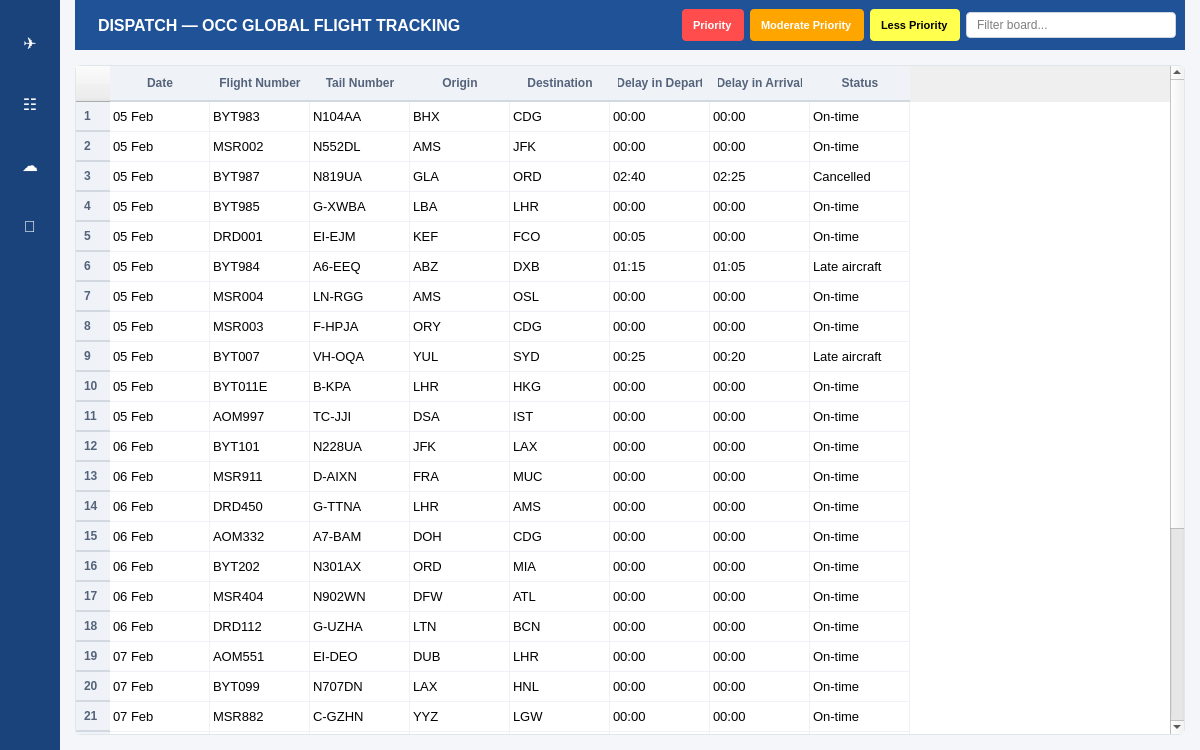
<?xml version="1.0" encoding="UTF-8"?>
<ui version="4.0">
 <class>MainWindow</class>
 <widget class="QMainWindow" name="MainWindow">
  <property name="geometry">
   <rect>
    <x>0</x>
    <y>0</y>
    <width>1200</width>
    <height>750</height>
   </rect>
  </property>
  <property name="windowTitle">
   <string>Skybook OCC Dispatch Dashboard</string>
  </property>
  <property name="styleSheet">
   <string notr="true">
    QMainWindow {
        background-color: #f4f6f9;
    }
    #sidebarFrame {
        background-color: #1a437c;
        border: none;
    }
    QToolButton {
        color: white;
        background: transparent;
        border: none;
        padding: 12px;
        font-size: 16px;
    }
    QToolButton:hover {
        background-color: #245ba3;
        border-radius: 4px;
    }
    #headerFrame {
        background-color: #1f5296;
        border: none;
    }
    #dispatchLabel {
        color: white;
        font-weight: bold;
        font-size: 16px;
        padding-left: 10px;
    }
    #searchBar {
        background-color: white;
        border: 1px solid #ccd4e0;
        border-radius: 4px;
        padding: 4px 8px;
    }
    QTableWidget {
        background-color: white;
        border: 1px solid #e1e6eb;
        gridline-color: #eef2f7;
        border-radius: 6px;
        font-size: 13px;
    }
    QHeaderView::section {
        background-color: #eff3f8;
        color: #55637a;
        padding: 8px;
        font-weight: bold;
        border: none;
        border-bottom: 2px solid #d2d9e1;
    }
   </string>
  </property>
  <widget class="QWidget" name="centralwidget">
   <layout class="QHBoxLayout" name="mainHorizontalLayout">
    <property name="spacing">
     <number>0</number>
    </property>
    <property name="leftMargin">
     <number>0</number>
    </property>
    <property name="topMargin">
     <number>0</number>
    </property>
    <property name="rightMargin">
     <number>0</number>
    </property>
    <property name="bottomMargin">
     <number>0</number>
    </property>
    <item>
     <!-- Left Sidebar Panel -->
     <widget class="QFrame" name="sidebarFrame">
      <property name="minimumSize">
       <size>
        <width>60</width>
        <height>0</height>
       </size>
      </property>
      <property name="maximumSize">
       <size>
        <width>60</width>
        <height>16777215</height>
       </size>
      </property>
      <layout class="QVBoxLayout" name="sidebarLayout">
       <property name="spacing">
        <number>15</number>
       </property>
       <property name="topMargin">
        <number>20</number>
       </property>
       <item>
        <widget class="QToolButton" name="btnPlane">
         <property name="text">
          <string>✈</string>
         </property>
        </widget>
       </item>
       <item>
        <widget class="QToolButton" name="btnGrid">
         <property name="text">
          <string>☷</string>
         </property>
        </widget>
       </item>
       <item>
        <widget class="QToolButton" name="btnWeather">
         <property name="text">
          <string>☁</string>
         </property>
        </widget>
       </item>
       <item>
        <widget class="QToolButton" name="btnPin">
         <property name="text">
          <string>📌</string>
         </property>
        </widget>
       </item>
       <item>
        <spacer name="sidebarSpacer">
         <property name="orientation">
          <enum>Qt::Vertical</enum>
         </property>
         <property name="sizeHint" stdset="0">
          <size>
           <width>20</width>
           <height>40</height>
          </size>
         </property>
        </spacer>
       </item>
      </layout>
     </widget>
    </item>
    <item>
     <!-- Right Main Content Panel -->
     <layout class="QVBoxLayout" name="contentVerticalLayout">
      <property name="spacing">
       <number>15</number>
      </property>
      <property name="leftMargin">
       <number>15</number>
      </property>
      <property name="topMargin">
       <number>0</number>
      </property>
      <property name="rightMargin">
       <number>15</number>
      </property>
      <property name="bottomMargin">
       <number>15</number>
      </property>
      <item>
       <!-- Top Navigation Header -->
       <widget class="QFrame" name="headerFrame">
        <property name="minimumSize">
         <size>
          <width>0</width>
          <height>50</height>
         </size>
        </property>
        <property name="maximumSize">
         <size>
          <width>16777215</width>
          <height>50</height>
         </size>
        </property>
        <layout class="QHBoxLayout" name="headerLayout">
         <item>
          <widget class="QLabel" name="dispatchLabel">
           <property name="text">
            <string>DISPATCH — OCC GLOBAL FLIGHT TRACKING</string>
           </property>
          </widget>
         </item>
         <item>
          <spacer name="headerSpacer">
           <property name="orientation">
            <enum>Qt::Horizontal</enum>
           </property>
           <property name="sizeHint" stdset="0">
            <size>
             <width>40</width>
             <height>20</height>
            </size>
           </property>
          </spacer>
         </item>
         <!-- Color Legends Top Right Corner -->
         <item>
          <widget class="QLabel" name="lblRedPriority">
           <property name="styleSheet">
            <string notr="true">background-color: #ff4d4d; color: white; padding: 4px 8px; font-weight: bold; border-radius: 4px; font-size: 11px;</string>
           </property>
           <property name="text">
            <string>Priority</string>
           </property>
          </widget>
         </item>
         <item>
          <widget class="QLabel" name="lblOrangePriority">
           <property name="styleSheet">
            <string notr="true">background-color: #ffa500; color: white; padding: 4px 8px; font-weight: bold; border-radius: 4px; font-size: 11px;</string>
           </property>
           <property name="text">
            <string>Moderate Priority</string>
           </property>
          </widget>
         </item>
         <item>
          <widget class="QLabel" name="lblYellowPriority">
           <property name="styleSheet">
            <string notr="true">background-color: #ffff4d; color: black; padding: 4px 8px; font-weight: bold; border-radius: 4px; font-size: 11px;</string>
           </property>
           <property name="text">
            <string>Less Priority</string>
           </property>
          </widget>
         </item>
         <item>
          <widget class="QLineEdit" name="searchBar">
           <property name="minimumSize">
            <size>
             <width>180</width>
             <height>0</height>
            </size>
           </property>
           <property name="placeholderText">
            <string>Filter board...</string>
           </property>
          </widget>
         </item>
        </layout>
       </widget>
      </item>
      <item>
       <!-- Main Flight Status Table Widget (8 Columns, 30 Rows) -->
       <widget class="QTableWidget" name="flightTable">
        <property name="rowCount">
         <number>30</number>
        </property>
        <column>
         <property name="text">
          <string>Date</string>
         </property>
        </column>
        <column>
         <property name="text">
          <string>Flight Number</string>
         </property>
        </column>
        <column>
         <property name="text">
          <string>Tail Number</string>
         </property>
        </column>
        <column>
         <property name="text">
          <string>Origin</string>
         </property>
        </column>
        <column>
         <property name="text">
          <string>Destination</string>
         </property>
        </column>
        <column>
         <property name="text">
          <string>Delay in Depart</string>
         </property>
        </column>
        <column>
         <property name="text">
          <string>Delay in Arrival</string>
         </property>
        </column>
        <column>
         <property name="text">
          <string>Status</string>
         </property>
        </column>
        
        <!-- Row 0 -->
        <row/>
        <item row="0" column="0"><property name="text"><string>05 Feb</string></property></item>
        <item row="0" column="1"><property name="text"><string>BYT983</string></property></item>
        <item row="0" column="2"><property name="text"><string>N104AA</string></property></item>
        <item row="0" column="3"><property name="text"><string>BHX</string></property></item>
        <item row="0" column="4"><property name="text"><string>CDG</string></property></item>
        <item row="0" column="5"><property name="text"><string>00:00</string></property></item>
        <item row="0" column="6"><property name="text"><string>00:00</string></property></item>
        <item row="0" column="7">
         <property name="text"><string>On-time</string></property>
         <property name="foreground"><color><red>34</red><green>139</green><blue>34</blue></color></property>
        </item>
        
        <!-- Row 1 -->
        <row/>
        <item row="1" column="0"><property name="text"><string>05 Feb</string></property></item>
        <item row="1" column="1"><property name="text"><string>MSR002</string></property></item>
        <item row="1" column="2"><property name="text"><string>N552DL</string></property></item>
        <item row="1" column="3"><property name="text"><string>AMS</string></property></item>
        <item row="1" column="4"><property name="text"><string>JFK</string></property></item>
        <item row="1" column="5"><property name="text"><string>00:00</string></property></item>
        <item row="1" column="6"><property name="text"><string>00:00</string></property></item>
        <item row="1" column="7">
         <property name="text"><string>On-time</string></property>
         <property name="foreground"><color><red>34</red><green>139</green><blue>34</blue></color></property>
        </item>
        
        <!-- Row 2: ENTIRE ROW RED HIGHLIGHT -->
        <row/>
        <item row="2" column="0"><property name="text"><string>05 Feb</string></property><property name="background"><color><red>255</red><green>77</green><blue>77</blue></color></property></item>
        <item row="2" column="1"><property name="text"><string>BYT987</string></property><property name="background"><color><red>255</red><green>77</green><blue>77</blue></color></property></item>
        <item row="2" column="2"><property name="text"><string>N819UA</string></property><property name="background"><color><red>255</red><green>77</green><blue>77</blue></color></property></item>
        <item row="2" column="3"><property name="text"><string>GLA</string></property><property name="background"><color><red>255</red><green>77</green><blue>77</blue></color></property></item>
        <item row="2" column="4"><property name="text"><string>ORD</string></property><property name="background"><color><red>255</red><green>77</green><blue>77</blue></color></property></item>
        <item row="2" column="5"><property name="text"><string>02:40</string></property><property name="background"><color><red>255</red><green>77</green><blue>77</blue></color></property></item>
        <item row="2" column="6"><property name="text"><string>02:25</string></property><property name="background"><color><red>255</red><green>77</green><blue>77</blue></color></property></item>
        <item row="2" column="7"><property name="text"><string>Cancelled</string></property><property name="background"><color><red>255</red><green>77</green><blue>77</blue></color></property></item>
        
        <!-- Row 3 -->
        <row/>
        <item row="3" column="0"><property name="text"><string>05 Feb</string></property></item>
        <item row="3" column="1"><property name="text"><string>BYT985</string></property></item>
        <item row="3" column="2"><property name="text"><string>G-XWBA</string></property></item>
        <item row="3" column="3"><property name="text"><string>LBA</string></property></item>
        <item row="3" column="4"><property name="text"><string>LHR</string></property></item>
        <item row="3" column="5"><property name="text"><string>00:00</string></property></item>
        <item row="3" column="6"><property name="text"><string>00:00</string></property></item>
        <item row="3" column="7">
         <property name="text"><string>On-time</string></property>
         <property name="foreground"><color><red>34</red><green>139</green><blue>34</blue></color></property>
        </item>
        
        <!-- Row 4 -->
        <row/>
        <item row="4" column="0"><property name="text"><string>05 Feb</string></property></item>
        <item row="4" column="1"><property name="text"><string>DRD001</string></property></item>
        <item row="4" column="2"><property name="text"><string>EI-EJM</string></property></item>
        <item row="4" column="3"><property name="text"><string>KEF</string></property></item>
        <item row="4" column="4"><property name="text"><string>FCO</string></property></item>
        <item row="4" column="5"><property name="text"><string>00:05</string></property></item>
        <item row="4" column="6"><property name="text"><string>00:00</string></property></item>
        <item row="4" column="7">
         <property name="text"><string>On-time</string></property>
         <property name="foreground"><color><red>34</red><green>139</green><blue>34</blue></color></property>
        </item>
        
        <!-- Row 5: ENTIRE ROW ORANGE HIGHLIGHT -->
        <row/>
        <item row="5" column="0"><property name="text"><string>05 Feb</string></property><property name="background"><color><red>255</red><green>165</green><blue>0</blue></color></property></item>
        <item row="5" column="1"><property name="text"><string>BYT984</string></property><property name="background"><color><red>255</red><green>165</green><blue>0</blue></color></property></item>
        <item row="5" column="2"><property name="text"><string>A6-EEQ</string></property><property name="background"><color><red>255</red><green>165</green><blue>0</blue></color></property></item>
        <item row="5" column="3"><property name="text"><string>ABZ</string></property><property name="background"><color><red>255</red><green>165</green><blue>0</blue></color></property></item>
        <item row="5" column="4"><property name="text"><string>DXB</string></property><property name="background"><color><red>255</red><green>165</green><blue>0</blue></color></property></item>
        <item row="5" column="5"><property name="text"><string>01:15</string></property><property name="background"><color><red>255</red><green>165</green><blue>0</blue></color></property></item>
        <item row="5" column="6"><property name="text"><string>01:05</string></property><property name="background"><color><red>255</red><green>165</green><blue>0</blue></color></property></item>
        <item row="5" column="7"><property name="text"><string>Late aircraft</string></property><property name="background"><color><red>255</red><green>165</green><blue>0</blue></color></property></item>
        
        <!-- Row 6 -->
        <row/>
        <item row="6" column="0"><property name="text"><string>05 Feb</string></property></item>
        <item row="6" column="1"><property name="text"><string>MSR004</string></property></item>
        <item row="6" column="2"><property name="text"><string>LN-RGG</string></property></item>
        <item row="6" column="3"><property name="text"><string>AMS</string></property></item>
        <item row="6" column="4"><property name="text"><string>OSL</string></property></item>
        <item row="6" column="5"><property name="text"><string>00:00</string></property></item>
        <item row="6" column="6"><property name="text"><string>00:00</string></property></item>
        <item row="6" column="7">
         <property name="text"><string>On-time</string></property>
         <property name="foreground"><color><red>34</red><green>139</green><blue>34</blue></color></property>
        </item>
        
        <!-- Row 7 -->
        <row/>
        <item row="7" column="0"><property name="text"><string>05 Feb</string></property></item>
        <item row="7" column="1"><property name="text"><string>MSR003</string></property></item>
        <item row="7" column="2"><property name="text"><string>F-HPJA</string></property></item>
        <item row="7" column="3"><property name="text"><string>ORY</string></property></item>
        <item row="7" column="4"><property name="text"><string>CDG</string></property></item>
        <item row="7" column="5"><property name="text"><string>00:00</string></property></item>
        <item row="7" column="6"><property name="text"><string>00:00</string></property></item>
        <item row="7" column="7">
         <property name="text"><string>On-time</string></property>
         <property name="foreground"><color><red>34</red><green>139</green><blue>34</blue></color></property>
        </item>
        
        <!-- Row 8: ENTIRE ROW YELLOW HIGHLIGHT -->
        <row/>
        <item row="8" column="0"><property name="text"><string>05 Feb</string></property><property name="background"><color><red>255</red><green>255</green><blue>77</blue></color></property></item>
        <item row="8" column="1"><property name="text"><string>BYT007</string></property><property name="background"><color><red>255</red><green>255</green><blue>77</blue></color></property></item>
        <item row="8" column="2"><property name="text"><string>VH-OQA</string></property><property name="background"><color><red>255</red><green>255</green><blue>77</blue></color></property></item>
        <item row="8" column="3"><property name="text"><string>YUL</string></property><property name="background"><color><red>255</red><green>255</green><blue>77</blue></color></property></item>
        <item row="8" column="4"><property name="text"><string>SYD</string></property><property name="background"><color><red>255</red><green>255</green><blue>77</blue></color></property></item>
        <item row="8" column="5"><property name="text"><string>00:25</string></property><property name="background"><color><red>255</red><green>255</green><blue>77</blue></color></property></item>
        <item row="8" column="6"><property name="text"><string>00:20</string></property><property name="background"><color><red>255</red><green>255</green><blue>77</blue></color></property></item>
        <item row="8" column="7"><property name="text"><string>Late aircraft</string></property><property name="background"><color><red>255</red><green>255</green><blue>77</blue></color></property></item>
        
        <!-- Row 9 -->
        <row/>
        <item row="9" column="0"><property name="text"><string>05 Feb</string></property></item>
        <item row="9" column="1"><property name="text"><string>BYT011E</string></property></item>
        <item row="9" column="2"><property name="text"><string>B-KPA</string></property></item>
        <item row="9" column="3"><property name="text"><string>LHR</string></property></item>
        <item row="9" column="4"><property name="text"><string>HKG</string></property></item>
        <item row="9" column="5"><property name="text"><string>00:00</string></property></item>
        <item row="9" column="6"><property name="text"><string>00:00</string></property></item>
        <item row="9" column="7">
         <property name="text"><string>On-time</string></property>
         <property name="foreground"><color><red>34</red><green>139</green><blue>34</blue></color></property>
        </item>
        
        <!-- Row 10 -->
        <row/>
        <item row="10" column="0"><property name="text"><string>05 Feb</string></property></item>
        <item row="10" column="1"><property name="text"><string>AOM997</string></property></item>
        <item row="10" column="2"><property name="text"><string>TC-JJI</string></property></item>
        <item row="10" column="3"><property name="text"><string>DSA</string></property></item>
        <item row="10" column="4"><property name="text"><string>IST</string></property></item>
        <item row="10" column="5"><property name="text"><string>00:00</string></property></item>
        <item row="10" column="6"><property name="text"><string>00:00</string></property></item>
        <item row="10" column="7">
         <property name="text"><string>On-time</string></property>
         <property name="foreground"><color><red>34</red><green>139</green><blue>34</blue></color></property>
        </item>
        
        <!-- Row 11 -->
        <row/>
        <item row="11" column="0"><property name="text"><string>06 Feb</string></property></item>
        <item row="11" column="1"><property name="text"><string>BYT101</string></property></item>
        <item row="11" column="2"><property name="text"><string>N228UA</string></property></item>
        <item row="11" column="3"><property name="text"><string>JFK</string></property></item>
        <item row="11" column="4"><property name="text"><string>LAX</string></property></item>
        <item row="11" column="5"><property name="text"><string>00:00</string></property></item>
        <item row="11" column="6"><property name="text"><string>00:00</string></property></item>
        <item row="11" column="7">
         <property name="text"><string>On-time</string></property>
         <property name="foreground"><color><red>34</red><green>139</green><blue>34</blue></color></property>
        </item>
        
        <!-- Row 12 -->
        <row/>
        <item row="12" column="0"><property name="text"><string>06 Feb</string></property></item>
        <item row="12" column="1"><property name="text"><string>MSR911</string></property></item>
        <item row="12" column="2"><property name="text"><string>D-AIXN</string></property></item>
        <item row="12" column="3"><property name="text"><string>FRA</string></property></item>
        <item row="12" column="4"><property name="text"><string>MUC</string></property></item>
        <item row="12" column="5"><property name="text"><string>00:00</string></property></item>
        <item row="12" column="6"><property name="text"><string>00:00</string></property></item>
        <item row="12" column="7">
         <property name="text"><string>On-time</string></property>
         <property name="foreground"><color><red>34</red><green>139</green><blue>34</blue></color></property>
        </item>
        
        <!-- Row 13 -->
        <row/>
        <item row="13" column="0"><property name="text"><string>06 Feb</string></property></item>
        <item row="13" column="1"><property name="text"><string>DRD450</string></property></item>
        <item row="13" column="2"><property name="text"><string>G-TTNA</string></property></item>
        <item row="13" column="3"><property name="text"><string>LHR</string></property></item>
        <item row="13" column="4"><property name="text"><string>AMS</string></property></item>
        <item row="13" column="5"><property name="text"><string>00:00</string></property></item>
        <item row="13" column="6"><property name="text"><string>00:00</string></property></item>
        <item row="13" column="7">
         <property name="text"><string>On-time</string></property>
         <property name="foreground"><color><red>34</red><green>139</green><blue>34</blue></color></property>
        </item>
        
        <!-- Row 14 -->
        <row/>
        <item row="14" column="0"><property name="text"><string>06 Feb</string></property></item>
        <item row="14" column="1"><property name="text"><string>AOM332</string></property></item>
        <item row="14" column="2"><property name="text"><string>A7-BAM</string></property></item>
        <item row="14" column="3"><property name="text"><string>DOH</string></property></item>
        <item row="14" column="4"><property name="text"><string>CDG</string></property></item>
        <item row="14" column="5"><property name="text"><string>00:00</string></property></item>
        <item row="14" column="6"><property name="text"><string>00:00</string></property></item>
        <item row="14" column="7">
         <property name="text"><string>On-time</string></property>
         <property name="foreground"><color><red>34</red><green>139</green><blue>34</blue></color></property>
        </item>
        
        <!-- Row 15 -->
        <row/>
        <item row="15" column="0"><property name="text"><string>06 Feb</string></property></item>
        <item row="15" column="1"><property name="text"><string>BYT202</string></property></item>
        <item row="15" column="2"><property name="text"><string>N301AX</string></property></item>
        <item row="15" column="3"><property name="text"><string>ORD</string></property></item>
        <item row="15" column="4"><property name="text"><string>MIA</string></property></item>
        <item row="15" column="5"><property name="text"><string>00:00</string></property></item>
        <item row="15" column="6"><property name="text"><string>00:00</string></property></item>
        <item row="15" column="7">
         <property name="text"><string>On-time</string></property>
         <property name="foreground"><color><red>34</red><green>139</green><blue>34</blue></color></property>
        </item>
        
        <!-- Row 16 -->
        <row/>
        <item row="16" column="0"><property name="text"><string>06 Feb</string></property></item>
        <item row="16" column="1"><property name="text"><string>MSR404</string></property></item>
        <item row="16" column="2"><property name="text"><string>N902WN</string></property></item>
        <item row="16" column="3"><property name="text"><string>DFW</string></property></item>
        <item row="16" column="4"><property name="text"><string>ATL</string></property></item>
        <item row="16" column="5"><property name="text"><string>00:00</string></property></item>
        <item row="16" column="6"><property name="text"><string>00:00</string></property></item>
        <item row="16" column="7">
         <property name="text"><string>On-time</string></property>
         <property name="foreground"><color><red>34</red><green>139</green><blue>34</blue></color></property>
        </item>
        
        <!-- Row 17 -->
        <row/>
        <item row="17" column="0"><property name="text"><string>06 Feb</string></property></item>
        <item row="17" column="1"><property name="text"><string>DRD112</string></property></item>
        <item row="17" column="2"><property name="text"><string>G-UZHA</string></property></item>
        <item row="17" column="3"><property name="text"><string>LTN</string></property></item>
        <item row="17" column="4"><property name="text"><string>BCN</string></property></item>
        <item row="17" column="5"><property name="text"><string>00:00</string></property></item>
        <item row="17" column="6"><property name="text"><string>00:00</string></property></item>
        <item row="17" column="7">
         <property name="text"><string>On-time</string></property>
         <property name="foreground"><color><red>34</red><green>139</green><blue>34</blue></color></property>
        </item>
        
        <!-- Row 18 -->
        <row/>
        <item row="18" column="0"><property name="text"><string>07 Feb</string></property></item>
        <item row="18" column="1"><property name="text"><string>AOM551</string></property></item>
        <item row="18" column="2"><property name="text"><string>EI-DEO</string></property></item>
        <item row="18" column="3"><property name="text"><string>DUB</string></property></item>
        <item row="18" column="4"><property name="text"><string>LHR</string></property></item>
        <item row="18" column="5"><property name="text"><string>00:00</string></property></item>
        <item row="18" column="6"><property name="text"><string>00:00</string></property></item>
        <item row="18" column="7">
         <property name="text"><string>On-time</string></property>
         <property name="foreground"><color><red>34</red><green>139</green><blue>34</blue></color></property>
        </item>
        
        <!-- Row 19 -->
        <row/>
        <item row="19" column="0"><property name="text"><string>07 Feb</string></property></item>
        <item row="19" column="1"><property name="text"><string>BYT099</string></property></item>
        <item row="19" column="2"><property name="text"><string>N707DN</string></property></item>
        <item row="19" column="3"><property name="text"><string>LAX</string></property></item>
        <item row="19" column="4"><property name="text"><string>HNL</string></property></item>
        <item row="19" column="5"><property name="text"><string>00:00</string></property></item>
        <item row="19" column="6"><property name="text"><string>00:00</string></property></item>
        <item row="19" column="7">
         <property name="text"><string>On-time</string></property>
         <property name="foreground"><color><red>34</red><green>139</green><blue>34</blue></color></property>
        </item>
        
        <!-- Row 20 -->
        <row/>
        <item row="20" column="0"><property name="text"><string>07 Feb</string></property></item>
        <item row="20" column="1"><property name="text"><string>MSR882</string></property></item>
        <item row="20" column="2"><property name="text"><string>C-GZHN</string></property></item>
        <item row="20" column="3"><property name="text"><string>YYZ</string></property></item>
        <item row="20" column="4"><property name="text"><string>LGW</string></property></item>
        <item row="20" column="5"><property name="text"><string>00:00</string></property></item>
        <item row="20" column="6"><property name="text"><string>00:00</string></property></item>
        <item row="20" column="7">
         <property name="text"><string>On-time</string></property>
         <property name="foreground"><color><red>34</red><green>139</green><blue>34</blue></color></property>
        </item>
        
        <!-- Row 21 -->
        <row/>
        <item row="21" column="0"><property name="text"><string>07 Feb</string></property></item>
        <item row="21" column="1"><property name="text"><string>DRD774</string></property></item>
        <item row="21" column="2"><property name="text"><string>VH-VNJ</string></property></item>
        <item row="21" column="3"><property name="text"><string>MEL</string></property></item>
        <item row="21" column="4"><property name="text"><string>SIN</string></property></item>
        <item row="21" column="5"><property name="text"><string>00:00</string></property></item>
        <item row="21" column="6"><property name="text"><string>00:00</string></property></item>
        <item row="21" column="7">
         <property name="text"><string>On-time</string></property>
         <property name="foreground"><color><red>34</red><green>139</green><blue>34</blue></color></property>
        </item>
        
        <!-- Row 22 -->
        <row/>
        <item row="22" column="0"><property name="text"><string>07 Feb</string></property></item>
        <item row="22" column="1"><property name="text"><string>AOM114</string></property></item>
        <item row="22" column="2"><property name="text"><string>9V-SMG</string></property></item>
        <item row="22" column="3"><property name="text"><string>SIN</string></property></item>
        <item row="22" column="4"><property name="text"><string>NRT</string></property></item>
        <item row="22" column="5"><property name="text"><string>00:00</string></property></item>
        <item row="22" column="6"><property name="text"><string>00:00</string></property></item>
        <item row="22" column="7">
         <property name="text"><string>On-time</string></property>
         <property name="foreground"><color><red>34</red><green>139</green><blue>34</blue></color></property>
        </item>
        
        <!-- Row 23 -->
        <row/>
        <item row="23" column="0"><property name="text"><string>07 Feb</string></property></item>
        <item row="23" column="1"><property name="text"><string>BYT312</string></property></item>
        <item row="23" column="2"><property name="text"><string>JA801A</string></property></item>
        <item row="23" column="3"><property name="text"><string>HND</string></property></item>
        <item row="23" column="4"><property name="text"><string>SFO</string></property></item>
        <item row="23" column="5"><property name="text"><string>00:00</string></property></item>
        <item row="23" column="6"><property name="text"><string>00:00</string></property></item>
        <item row="23" column="7">
         <property name="text"><string>On-time</string></property>
         <property name="foreground"><color><red>34</red><green>139</green><blue>34</blue></color></property>
        </item>
        
        <!-- Row 24 -->
        <row/>
        <item row="24" column="0"><property name="text"><string>07 Feb</string></property></item>
        <item row="24" column="1"><property name="text"><string>MSR519</string></property></item>
        <item row="24" column="2"><property name="text"><string>HL7643</string></property></item>
        <item row="24" column="3"><property name="text"><string>ICN</string></property></item>
        <item row="24" column="4"><property name="text"><string>SFO</string></property></item>
        <item row="24" column="5"><property name="text"><string>00:00</string></property></item>
        <item row="24" column="6"><property name="text"><string>00:00</string></property></item>
        <item row="24" column="7">
         <property name="text"><string>On-time</string></property>
         <property name="foreground"><color><red>34</red><green>139</green><blue>34</blue></color></property>
        </item>
        
        <!-- Row 25 -->
        <row/>
        <item row="25" column="0"><property name="text"><string>08 Feb</string></property></item>
        <item row="25" column="1"><property name="text"><string>DRD339</string></property></item>
        <item row="25" column="2"><property name="text"><string>B-LRA</string></property></item>
        <item row="25" column="3"><property name="text"><string>HKG</string></property></item>
        <item row="25" column="4"><property name="text"><string>SYD</string></property></item>
        <item row="25" column="5"><property name="text"><string>00:00</string></property></item>
        <item row="25" column="6"><property name="text"><string>00:00</string></property></item>
        <item row="25" column="7">
         <property name="text"><string>On-time</string></property>
         <property name="foreground"><color><red>34</red><green>139</green><blue>34</blue></color></property>
        </item>
        
        <!-- Row 26 -->
        <row/>
        <item row="26" column="0"><property name="text"><string>08 Feb</string></property></item>
        <item row="26" column="1"><property name="text"><string>AOM812</string></property></item>
        <item row="26" column="2"><property name="text"><string>ZK-NZE</string></property></item>
        <item row="26" column="3"><property name="text"><string>AKL</string></property></item>
        <item row="26" column="4"><property name="text"><string>LAX</string></property></item>
        <item row="26" column="5"><property name="text"><string>00:00</string></property></item>
        <item row="26" column="6"><property name="text"><string>00:00</string></property></item>
        <item row="26" column="7">
         <property name="text"><string>On-time</string></property>
         <property name="foreground"><color><red>34</red><green>139</green><blue>34</blue></color></property>
        </item>
        
        <!-- Row 27 -->
        <row/>
        <item row="27" column="0"><property name="text"><string>08 Feb</string></property></item>
        <item row="27" column="1"><property name="text"><string>BYT404</string></property></item>
        <item row="27" column="2"><property name="text"><string>VT-ANB</string></property></item>
        <item row="27" column="3"><property name="text"><string>DEL</string></property></item>
        <item row="27" column="4"><property name="text"><string>LHR</string></property></item>
        <item row="27" column="5"><property name="text"><string>00:00</string></property></item>
        <item row="27" column="6"><property name="text"><string>00:00</string></property></item>
        <item row="27" column="7">
         <property name="text"><string>On-time</string></property>
         <property name="foreground"><color><red>34</red><green>139</green><blue>34</blue></color></property>
        </item>
        
        <!-- Row 28 -->
        <row/>
        <item row="28" column="0"><property name="text"><string>08 Feb</string></property></item>
        <item row="28" column="1"><property name="text"><string>MSR667</string></property></item>
        <item row="28" column="2"><property name="text"><string>SU-GDG</string></property></item>
        <item row="28" column="3"><property name="text"><string>CAI</string></property></item>
        <item row="28" column="4"><property name="text"><string>DXB</string></property></item>
        <item row="28" column="5"><property name="text"><string>00:00</string></property></item>
        <item row="28" column="6"><property name="text"><string>00:00</string></property></item>
        <item row="28" column="7">
         <property name="text"><string>On-time</string></property>
         <property name="foreground"><color><red>34</red><green>139</green><blue>34</blue></color></property>
        </item>
        
        <!-- Row 29 -->
        <row/>
        <item row="29" column="0"><property name="text"><string>08 Feb</string></property></item>
        <item row="29" column="1"><property name="text"><string>DRD912</string></property></item>
        <item row="29" column="2"><property name="text"><string>A7-APA</string></property></item>
        <item row="29" column="3"><property name="text"><string>DOH</string></property></item>
        <item row="29" column="4"><property name="text"><string>JFK</string></property></item>
        <item row="29" column="5"><property name="text"><string>00:00</string></property></item>
        <item row="29" column="6"><property name="text"><string>00:00</string></property></item>
        <item row="29" column="7">
         <property name="text"><string>On-time</string></property>
         <property name="foreground"><color><red>34</red><green>139</green><blue>34</blue></color></property>
        </item>
       </widget>
      </item>
     </layout>
    </item>
   </layout>
  </widget>
 </widget>
 <resources/>
 <connections/>
</ui>
